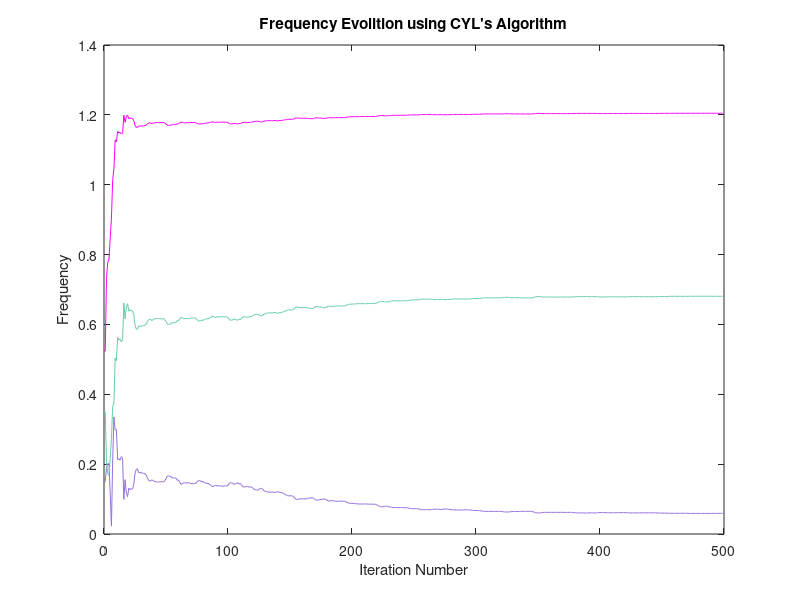

Source code (MATLAB):
%% 

clc
clear variables
close all 

signalSize = 500;
numIter = 30;
mNoise = 0; sdNoise = 1;

e = normrnd(mNoise, sdNoise, signalSize, 1);

teta1 = zeros(numIter, signalSize); teta2 = zeros(numIter, signalSize); teta3 = zeros(numIter, signalSize);

for iter=1:numIter
    
    y = zeros(signalSize,1);
    for t=1:signalSize
        y(t,1) = 2 * sin(0.25*t) + 2 * sin(0.5 * t) + 2 * sin(0.75 * t) + e(t);
    end
    n = 3;

    yLen = size(y,1);

    %Initialization:
    tetaHatInit = [0.15; 0.35; 0.5236];
    aHatInit = [0; 0; 0];
    p = 0.1 * eye(n);
    alpha0 = 0.99; alphaInf = 0.995; alpha = 0.8;
    lambda0 = 0.8; lambdaInf = 1.01; lambda = 1.2;
    
    gamma = zeros(n,1);
    gammaPrev = zeros(n,1);
    yF = zeros(signalSize, 1);
    eF = zeros(signalSize, 1);
    eBar = zeros(signalSize, 1);
    tetaHat = zeros(n, signalSize); 
    aHat = zeros(n, signalSize);
    psi = zeros(n,1);

    for t=1:yLen
        %Step1:
        %Creating gamma
        for k=1:n-1
            if (t < k+1) && (t<(2*n-k)+1) 
                gamma(k,1) = 0;
            elseif (t < k+1) && (t>(2*n-k)) 
                gamma(k,1) = - y(t-2*n+k) + (alpha ^ (2*n-k)) * eBar(t-2*n+k);
            elseif (t > k) && (t<(2*n-k)+1) 
                gamma(k,1) = - y(t-k) + (alpha ^ k) * eBar(t-k);
            elseif (t > k) && (t>(2*n-k)) 
                gamma(k,1) = - y(t-k) - y(t-2*n+k) + (alpha ^ k) * eBar(t-k) + (alpha ^ (2*n-k)) * eBar(t-2*n+k);
            end
        end
        if t > n
           gamma(n,1) = -y(t-n) + (alpha^n) * eBar(t-n);
        else
            gamma(n,1) = 0;
        end
        %Prediction error
        if t == 1
            eHat = y(t) - gamma.' * aHatInit;
        else
            if t < 2*n+1
                eHat = y(t) - (gamma.') * aHat(:,t-1);
            else
                eHat = y(t) + y(t-2*n) - (alpha ^ (2*n)) * eBar(t-2*n) - (gamma.') * aHat(:,t-1); 
            end
        end

        %Step2:
        %Jacobian Matrix
        Jm = zeros(n,n);
        if t == 1
            Jm(1,:) = (2 * sin(tetaHatInit(:,1))).';
            for i=1:n
                Jm(2,i) = 2 * Jm(1,i) * cos(tetaHatInit(i,1)) + 2 * aHatInit(1,1) * sin(tetaHatInit(i,1));
                Jm(3,i) = 2 * Jm(2,i) * cos(tetaHatInit(i,1)) - Jm(1,i) + 2 * aHatInit(2,1) * sin(tetaHatInit(i,1));
            end
        else
            Jm(1,:) = (2 * sin(tetaHat(:,t-1))).';
            for i=1:n
                Jm(2,i) = 2 * Jm(1,i) * cos(tetaHat(i,t-1)) + 2 * aHat(1,t-1) * sin(tetaHat(i,t-1));
                Jm(3,i) = 2 * Jm(2,i) * cos(tetaHat(i,t-1)) - Jm(1,i) + 2 * aHat(2,t-1) * sin(tetaHat(i,t-1));
            end
        end
        
        %Step3:
        %Derivative vector calculation:
        %eF and yF creation
        if t == 1
            yF(t) = y(t);
            eF(t) = eBar(t);
        elseif t == 2
            yF(t) = y(t) - aHat(1,t-1) * alpha * yF(t-1);
            eF(t) = eBar(t) - aHat(1,t-1) * alpha * eF(t-1);
        elseif t == 3
            yF(t) = y(t) - aHat(1,t-1) * alpha * yF(t-1) - aHat(2,t-1) * (alpha^2) * yF(t-2);
            eF(t) = eBar(t) - aHat(1,t-1) * alpha * eF(t-1) - aHat(2,t-1) * (alpha^2) * eF(t-2);
        elseif t == 4
            yF(t) = y(t) - aHat(1,t-1) * alpha * yF(t-1) - aHat(2,t-1) * (alpha^2) * yF(t-2) - aHat(3,t-1) * (alpha^3) * yF(t-3);
            eF(t) = eBar(t) - aHat(1,t-1) * alpha * eF(t-1) - aHat(2,t-1) * (alpha^2) * eF(t-2) - aHat(3,t-1) * (alpha^3) * eF(t-3);
        elseif t == 5
            yF(t) = y(t) - aHat(1,t-1) * alpha * yF(t-1) - aHat(2,t-1) * (alpha^2) * yF(t-2) - aHat(3,t-1) * (alpha^3) * yF(t-3) - aHat(2,t-1) * (alpha^4) * yF(t-4);
            eF(t) = eBar(t) - aHat(1,t-1) * alpha * eF(t-1) - aHat(2,t-1) * (alpha^2) * eF(t-2) - aHat(3,t-1) * (alpha^3) * eF(t-3) - aHat(2,t-1) * (alpha^4) * eF(t-4);
        elseif t == 6
            yF(t) = y(t) - aHat(1,t-1) * alpha * yF(t-1) - aHat(2,t-1) * (alpha^2) * yF(t-2) - aHat(3,t-1) * (alpha^3) * yF(t-3) - aHat(2,t-1) * (alpha^4) * yF(t-4) - aHat(1,t-1) * (alpha^5) * yF(t-5);
            eF(t) = eBar(t) - aHat(1,t-1) * alpha * eF(t-1) - aHat(2,t-1) * (alpha^2) * eF(t-2) - aHat(3,t-1) * (alpha^3) * eF(t-3) - aHat(2,t-1) * (alpha^4) * eF(t-4) - aHat(1,t-1) * (alpha^5) * eF(t-5);
        else
            yF(t) = y(t) - aHat(1,t-1) * alpha * yF(t-1) - aHat(2,t-1) * (alpha^2) * yF(t-2) - aHat(3,t-1) * (alpha^3) * yF(t-3) - aHat(2,t-1) * (alpha^4) * yF(t-4) - aHat(1,t-1) * (alpha^5) * yF(t-5) - (alpha^6) * yF(t-6);
            eF(t) = eBar(t) - aHat(1,t-1) * alpha * eF(t-1) - aHat(2,t-1) * (alpha^2) * eF(t-2) - aHat(3,t-1) * (alpha^3) * eF(t-3) - aHat(2,t-1) * (alpha^4) * eF(t-4) - aHat(1,t-1) * (alpha^5) * eF(t-5) - (alpha^6) * eF(t-6);
        end

        %Gamma creation:
        if t < 3
            gammaPrev(:,1) = 0;
        elseif t == 3
            gammaPrev(:,1) = 0;
            gammaPrev(1,1) = - yF(t-2) + alphaPrev * eF(t-2);
        elseif t == 4
            gammaPrev(1,1) = - yF(t-2) + alphaPrev * eF(t-2);
            gammaPrev(2,1) = - yF(t-3) + (alphaPrev^2) * eF(t-3);
            gammaPrev(3,1) = 0;
        elseif t == 5
            gammaPrev(1,1) = - yF(t-2) + alphaPrev * eF(t-2);
            gammaPrev(2,1) = - yF(t-3) + (alphaPrev^2) * eF(t-3);
            gammaPrev(3,1) = - yF(t-4) + (alphaPrev^3) * eF(t-4);
        elseif t == 6
            gammaPrev(1,1) = - yF(t-2) + alphaPrev * eF(t-2);
            gammaPrev(2,1) = - yF(t-3) + (alphaPrev^2) * eF(t-3) - yF(t-5) + (alphaPrev^4) * eF(t-5);
            gammaPrev(3,1) = - yF(t-4) + (alphaPrev^3) * eF(t-4);
        else
            gammaPrev(1,1) = - yF(t-2) + alphaPrev * eF(t-2) - yF(t-6) + (alphaPrev^5) * eF(t-6);
            gammaPrev(2,1) = - yF(t-3) + (alphaPrev^2) * eF(t-3) - yF(t-5) + (alphaPrev^4) * eF(t-5);
            gammaPrev(3,1) = - yF(t-4) + (alphaPrev^3) * eF(t-4); 
        end

        psi = Jm * gammaPrev;

        %Step4
        %Parameter updating
        k = (p * psi) / (lambda + (psi.') * p * psi);
        p = (p - k * (psi.') * p) / lambda;
        if t==1
            tetaHat(:,t) = tetaHatInit(:,1) + k * eHat;
        else
            tetaHat(:,t) = tetaHat(:,t-1) + k * eHat;
        end

        %Step5:
        %Conversion of teta to a
        aHat(1,t) = -2 * sum(cos(tetaHat(:,t)),1);
        aHat(2,t) = 3 + 4 * cos(tetaHat(3,t)) * (cos(tetaHat(1,t))+cos(tetaHat(2,t))) + 4 * cos(tetaHat(1,t)) * cos(tetaHat(2,t));
        aHat(3,t) = -4 * cos(tetaHat(1,t)) - 4 * cos(tetaHat(2,t)) - 4 * cos(tetaHat(3,t)) * (1+2*cos(tetaHat(1,t))*cos(tetaHat(2,t)));

        %Step6:
        %Posteriori prediction error
        if t < 2*n+1
            eBar(t) = y(t) - gamma.' * aHat(:,t);
        else
            eBar(t) = y(t) + y(t-2*n) - (alpha ^ (2*n)) * eBar(t-2*n) - gamma.' * aHat(:,t); 
        end

        %Step7:
        %Constant updaing
        alphaPrev = alpha;
        alpha = alphaInf - (alphaInf - alpha) * alpha0;
        lambda = lambdaInf - (lambdaInf - lambda) * lambda0;
    end

    teta1(iter,:) = abs(tetaHat(1,:));
    teta2(iter,:) = abs(tetaHat(2,:));
    teta3(iter,:) = abs(tetaHat(3,:));  
end

expTeta1 = sum(teta1,1)/numIter;
expTeta2 = sum(teta2,1)/numIter;
expTeta3 = sum(teta3,1)/(numIter);


figure

nExpTeta1 = 0:size(expTeta1,2)-1;
plot(nExpTeta1, expTeta1, 'Color', [147/255, 112/255, 219/255]);

hold on 
nExpTeta2 = 0:size(expTeta2,2)-1;
plot(nExpTeta2, expTeta2, 'Color', [102/255, 205/255, 170/255]);

nExpTeta3 = 0:size(expTeta3,2)-1;
plot(nExpTeta3, expTeta3, 'Color', [255/255, 0/255, 255/255]);

title('Frequency Evolition using CYL''s Algorithm');
xlabel('Iteration Number');
ylabel('Frequency');

hold off

